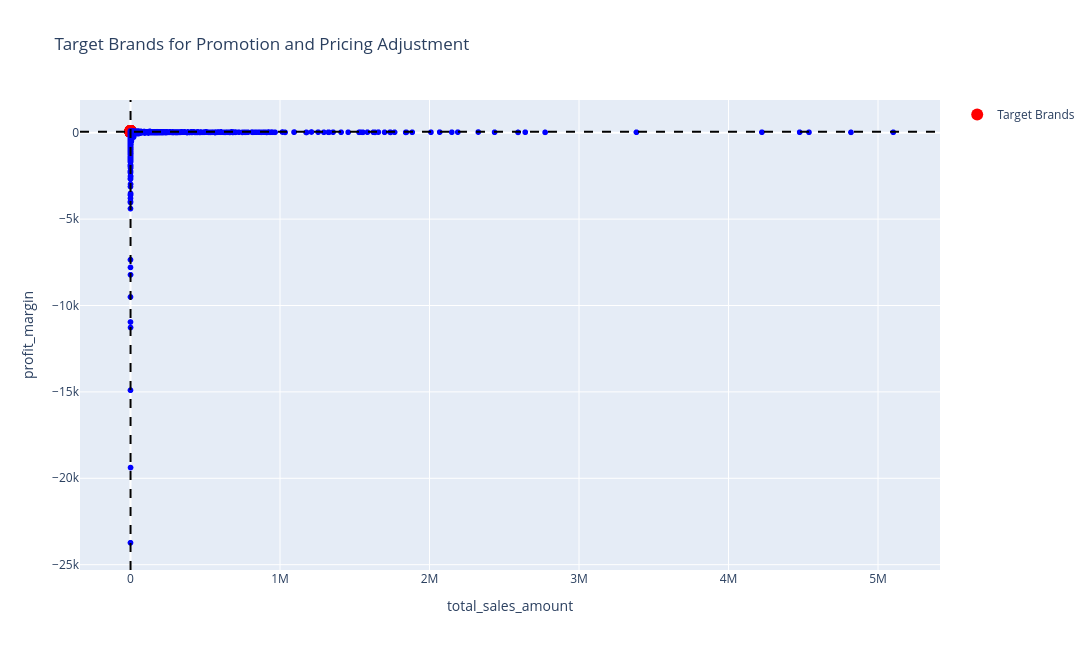

Notebook source saved alongside this figure:
### Code cell
import plotly.express as px
import plotly.io as pio

pio.renderers.default = "vscode"

non_target = brand_performance[
    ~brand_performance['brand'].isin(target_brands['brand'])
]

fig = px.scatter(
    non_target,
    x='total_sales_amount',
    y='profit_margin',
    hover_name='brand',
    title='Target Brands for Promotion and Pricing Adjustment',
    color_discrete_sequence=['blue']
)

# highlight target brands
fig.add_scatter(
    x=target_brands['total_sales_amount'],
    y=target_brands['profit_margin'],
    mode='markers',   # removed +text
    marker=dict(color='red', size=12),
    name='Target Brands',
    customdata=target_brands['brand'],
    hovertemplate="<b>%{customdata}</b><br>Sales: %{x:,.0f}<br>Profit Margin: %{y:.2f}<extra></extra>"
)

fig.add_hline(y=high_profit_threshold, line_dash="dash", line_color="black")
fig.add_vline(x=low_sales_threshold, line_dash="dash", line_color="black")

fig.update_layout(
    width=1100,
    height=650
)
fig.show()

### Figure 1 — Plotly figure (JSON) as saved in the notebook; plotly's stock layout.template omitted (floating-point values rounded to 4 significant figures; data arrays with more than 128 entries replaced by an {"elided": "..."} marker saying what was removed)
{"data": [{"hovertemplate": "<b>%{hovertext}</b><br><br>total_sales_amount=%{x}<br>profit_margin=%{y}<extra></extra>", "hovertext": {"elided": "10541 float values"}, "legendgroup": "", "marker": {"color": "blue", "symbol": "circle"}, "mode": "markers", "name": "", "showlegend": false, "type": "scattergl", "x": {"elided": "10541 float values"}, "xaxis": "x", "y": {"elided": "10541 float values"}, "yaxis": "y"}, {"customdata": [122, 129, 267, 401, 650, 797, 923, 926, 935, 957, 1243, 2108, 2213, 2626, 2858, 2976, 3063, 3065, 3096, 3170, 3196, 3250, 3371, 3697, 3705, 3892, 3991, 4173, 5104, 5181, 5224, 5250, 5654, 5683, 5818, 6064, 6066, 6127, 6129, 6872, 6957, 7316, 7902, 8527, 8558, 11341, 11820, 11881, 12133, 12354, 14654, 15954, 16190, 16330, 16531, 17033, 17172, 17282, 17320, 17322, 17342, 17358, 17856, 17863, 18073, 18632, 18658, 18963, 19137, 19304, 19347, 19396, 19435, 19586, 19592, 19754, 20050, 20066, 20250, 20257, 20274, 20333, 20420, 20605, 20776, 20941, 21159, 21473, 21593, 21691, 21841, 22097, 22161, 22225, 22226, 22534, 22543, 22554, 22619, 23137, 23404, 23792, 23905, 24154, 28565, 31789, 32823, 35290, 37398, 37733, 37921, 38526, 39434, 40757, 41231, 41634, 43354, 43871, 44781, 45993, 46135, 46664], "hovertemplate": "<b>%{customdata}</b><br>Sales: %{x:,.0f}<br>Profit Margin: %{y:.2f}<extra></extra>", "marker": {"color": "red", "size": 12}, "mode": "markers", "name": "Target Brands", "type": "scatter", "x": [252.8, 284.9, 77.94, 67.41, 188.7, 47.98, 90.93, 167.9, 199.9, 167.9, 233.8, 143.9, 246.9, 27.86, 203.9, 213.9, 35.98, 85.14, 18.81, 104.4, 119.9, 85.41, 215.8, 141.3, 145.5, 240.4, 99.9, 180.5, 125.0, 89.97, 47.45, 175.8, 35.97, 65.66, 111.9, 27.96, 167.8, 143.3, 83.58, 205.8, 265.8, 63.96, 156.4, 15.95, 129.9, 97.86, 104.8, 73.98, 191.9, 89.93, 239.8, 89.94, 284.8, 64.95, 230.9, 134.9, 161.7, 173.9, 208.9, 237.8, 89.8, 101.9, 181.9, 269.7, 11.58, 212.9, 160.9, 231.7, 131.9, 109.9, 203.8, 160.8, 160.0, 126.0, 104.0, 164.8, 67.83, 99.99, 249.9, 139.9, 99.98, 65.94, 272.8, 167.9, 199.9, 220.8, 132.9, 236.0, 159.8, 44.94, 179.9, 179.9, 9.99, 279.8, 71.96, 209.9, 140.0, 105.0, 71.91, 74.99, 189.8, 235.0, 143.8, 167.9, 194.8, 157.9, 80.97, 227.2, 49.96, 155.9, 175.9, 197.8, 179.9, 215.8, 279.8, 223.9, 119.9, 139.9, 219.8, 142.9, 94.81, 71.76], "y": [96.85, 64.92, 73.34, 73.74, 65.08, 61.84, 56.36, 75.49, 69.92, 87.28, 55.69, 82.5, 77.87, 89.81, 73.75, 83.74, 63.51, 99.17, 61.72, 79.8, 87.65, 82.65, 86.84, 66.45, 56.96, 87.3, 76.37, 80.75, 84.85, 73.34, 85.08, 95.94, 73.53, 96.44, 82.57, 82.15, 96.79, 98.97, 91.33, 61.4, 87.86, 81.21, 97.24, 83.45, 68.01, 80.83, 68.22, 65.52, 73.48, 75.65, 67.52, 83.92, 79.35, 89.01, 93.9, 70.77, 97.46, 54.95, 69.07, 69.05, 66.93, 78.95, 75.04, 74.79, 65.98, 63.63, 65.54, 69.31, 88.81, 76.52, 64.54, 88.56, 65.51, 77.17, 67.53, 57.78, 80.69, 67.54, 86.21, 77.59, 65.51, 67.33, 96.83, 65.51, 76.66, 78.6, 90.15, 67.1, 58.62, 88.5, 59.77, 89.63, 66.47, 94.25, 86.12, 78.36, 83.22, 77.48, 92.34, 68.04, 60.59, 66.24, 77.76, 88.74, 78.5, 70.86, 54.65, 96.24, 65.53, 65.97, 91.77, 77.16, 67.55, 55.24, 97.67, 71.24, 59.46, 71.61, 69.7, 81.83, 96.54, 67.56]}], "layout": {"height": 650, "legend": {"tracegroupgap": 0}, "shapes": [{"line": {"color": "black", "dash": "dash"}, "type": "line", "x0": 0, "x1": 1, "xref": "x domain", "y0": 54.32, "y1": 54.32, "yref": "y"}, {"line": {"color": "black", "dash": "dash"}, "type": "line", "x0": 285.4, "x1": 285.4, "xref": "x", "y0": 0, "y1": 1, "yref": "y domain"}], "title": {"text": "Target Brands for Promotion and Pricing Adjustment"}, "width": 1100, "xaxis": {"anchor": "y", "domain": [0, 1], "title": {"text": "total_sales_amount"}}, "yaxis": {"anchor": "x", "domain": [0, 1], "title": {"text": "profit_margin"}}}}
